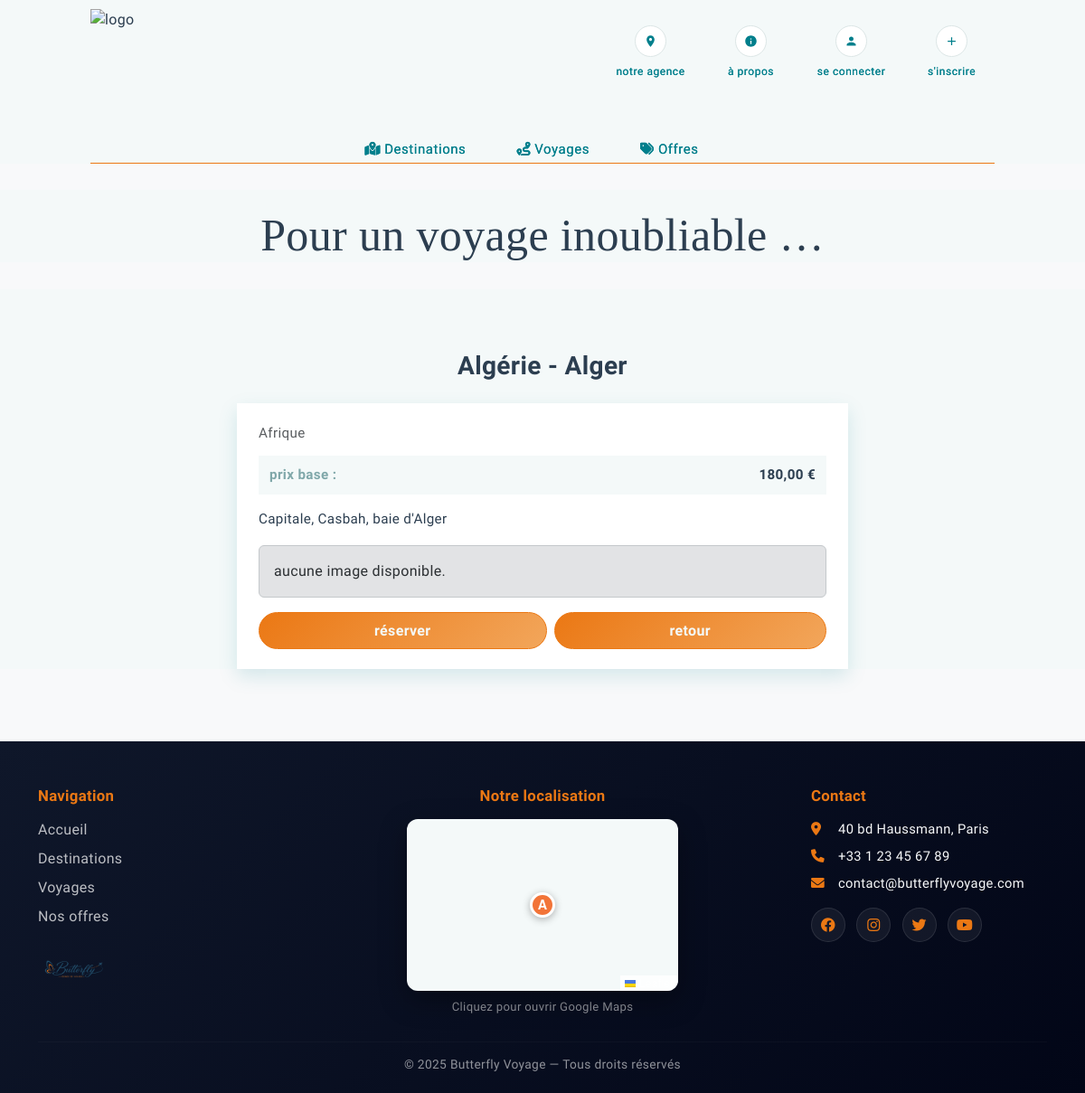
The page /index.php?page=destination_detail&id_destination=1 on the database as committed earlier.
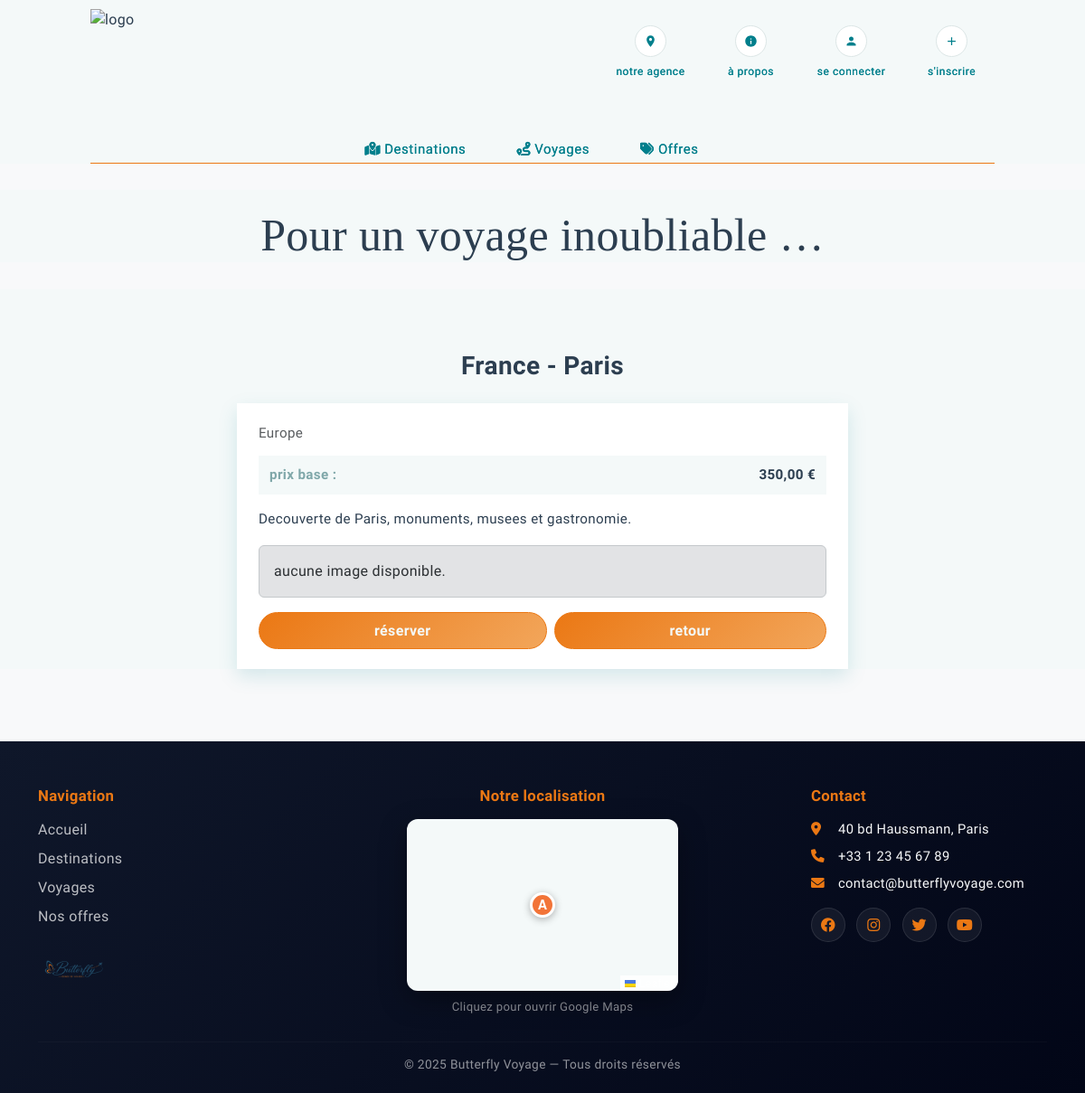
The same page on the database as committed later.
### tables this page shows
CREATE TABLE `destinations` (
  `id_destination` int UNSIGNED NOT NULL AUTO_INCREMENT,
  `pays` varchar(100) NOT NULL,
  `ville` varchar(100) NOT NULL,
  `id_continent` int UNSIGNED DEFAULT NULL,
  `description` text,
  `prix_base` decimal(10,2) NOT NULL,
  `image_url` varchar(255) DEFAULT NULL,
  `actif` tinyint(1) NOT NULL DEFAULT 1,
  `date_creation` datetime NOT NULL DEFAULT CURRENT_TIMESTAMP,
  `date_modification` datetime NOT NULL DEFAULT CURRENT_TIMESTAMP ON UPDATE CURRENT_TIMESTAMP,
  PRIMARY KEY (`id_destination`),
  UNIQUE KEY `uk_destination_pays_ville` (`pays`, `ville`),
  KEY `idx_destinations_continent` (`id_continent`),
  KEY `idx_destinations_actif` (`actif`),
  CONSTRAINT `fk_destination_continent`
    FOREIGN KEY (`id_continent`)
    REFERENCES `continents` (`id_continent`)
    ON DELETE SET NULL
    ON UPDATE CASCADE
);

CREATE TABLE `continents` (
  `id_continent` int UNSIGNED NOT NULL AUTO_INCREMENT,
  `nom` varchar(50) NOT NULL,
  PRIMARY KEY (`id_continent`),
  UNIQUE KEY `uk_continents_nom` (`nom`)
);

### index.php (called while the page is built, shortened)
<?php
require_once __DIR__ . "/controleur/controleur_class.php";
$unControleur = new Controleur();
$page = $_GET["page"] ?? "home";
switch ($page) {
    case "destination_detail":
        require_once __DIR__ . "/controleur/gestion_destination_detail.php";
        break;
}
require_once __DIR__ . "/vue/layout.php";

### modele/modele_class.php (called while the page is built, shortened)
<?php
class Modele
{
    private PDO $pdo;
    public function __construct()
    {
        $dsn = "mysql:host=localhost;dbname=bfly;charset=utf8mb4";
        $user = "root";
        $password = "";
        try {
            $this->pdo = new PDO($dsn, $user, $password, [
                PDO::ATTR_ERRMODE => PDO::ERRMODE_EXCEPTION,
                PDO::ATTR_DEFAULT_FETCH_MODE => PDO::FETCH_ASSOC,
            ]);
        } catch (PDOException $e) {
            echo "erreur de connexion à " . $dsn . "<br>";
            echo $e->getMessage();
            exit();
        }
    }
    private function fetchOne(string $sql, array $params = []): array|false
    {
        $stmt = $this->pdo->prepare($sql);
        $stmt->execute($params);
        return $stmt->fetch();
    }
    public function selectWhere_destination(int $id_destination): array|false
    {
        $sql = "select d.*, c.nom as continent
                from destinations d
                left join continents c on c.id_continent = d.id_continent
                where d.id_destination = :id_destination";
        return $this->fetchOne($sql, [
            ":id_destination" => $id_destination,
        ]);
    }
}

### controleur/gestion_destination_detail.php (called while the page is built, shortened)
<?php
$idDestination = (int) ($_GET["id_destination"] ?? 0);
if ($idDestination > 0) {
    $destination = $unControleur->selectWhere_destination($idDestination);
} else {
    $erreurReservation = "destination invalide.";
}

### controleur/controleur_class.php (called while the page is built, shortened)
<?php
require_once "modele/modele_class.php";
class Controleur
{
    private Modele $modele;
    public function __construct()
    {
        $this->modele = new Modele();
    }
    public function selectWhere_destination(int $id_destination)
    {
        return $this->modele->selectWhere_destination($id_destination);
    }
}

### vue/destination_detail.php (the view)
<?php
$destination = $destination ?? null;
?>
<?php if (empty($destination)): ?>
    <div class="container mt-4">
        <div class="alert alert-danger">
            destination introuvable.
        </div>
    </div>
<?php else: ?>
    <?php
    $id = (int) ($destination["id_destination"] ?? 0);
    $pays = (string) ($destination["pays"] ?? "");
    $ville = (string) ($destination["ville"] ?? "");
    $continent = (string) ($destination["continent"] ?? "");
    $description = (string) ($destination["description"] ?? "");
    $prixBase = (float) ($destination["prix_base"] ?? 0);
    $image = (string) ($destination["image_url"] ?? "");
    $titre = trim($pays . " - " . $ville, " -");
    ?>
    <h3 class="section-title text-center mt-5">
        <?= htmlspecialchars($titre) ?>
    </h3>
    <div class="container mt-4 detail-wrap">
        <div class="card detail-card">
            <div class="card-body detail-body">
                <?php if ($continent !== ""): ?>
                    <p class="text-muted mb-2 detail-sub">
                        <?= htmlspecialchars($continent) ?>
                    </p>
                <?php endif; ?>
                <div class="detail-list">
                    <div class="detail-row">
                        <span class="detail-label">prix base :</span>
                        <span class="detail-value">
                            <?= number_format($prixBase, 2, ",", " ") ?> €
                        </span>
                    </div>
                </div>
                <?php if ($description !== ""): ?>
                    <div class="detail-desc">
                        <?= nl2br(htmlspecialchars($description)) ?>
                    </div>
                <?php endif; ?>
                <?php if ($image !== ""): ?>
                    <img
                        src="<?= htmlspecialchars($image) ?>"
                        alt="image destination"
                        class="img-fluid detail-img"
                    >
                <?php else: ?>
                    <div class="alert alert-secondary mb-3">
                        aucune image disponible.
                    </div>
                <?php endif; ?>
                <div class="detail-actions d-flex justify-content-center gap-2 mt-3">
                    <a
                        class="btn btn-success btn-sm flex-fill text-center px-3 detail-btn"
                        href="index.php?page=reservation&id_destination=<?= $id ?>"
                    >
                        réserver
                    </a>
                    <a
                        class="btn btn-outline-primary btn-sm flex-fill text-center px-3 detail-btn"
                        href="index.php?page=destinations"
                    >
                        retour
                    </a>
                </div>
            </div>
        </div>
    </div>
<?php endif; ?>

Rows that differ between the two databases and show on the page:
changed destinations: titre "Algérie - Alger" → "France - Paris"; id_continent.nom "Afrique" → "Europe"; prix_base "180,00" → "350,00"; description "Capitale, Casbah, baie d'Alger" → "Decouverte de Paris, monuments, musees et gastronomie."
